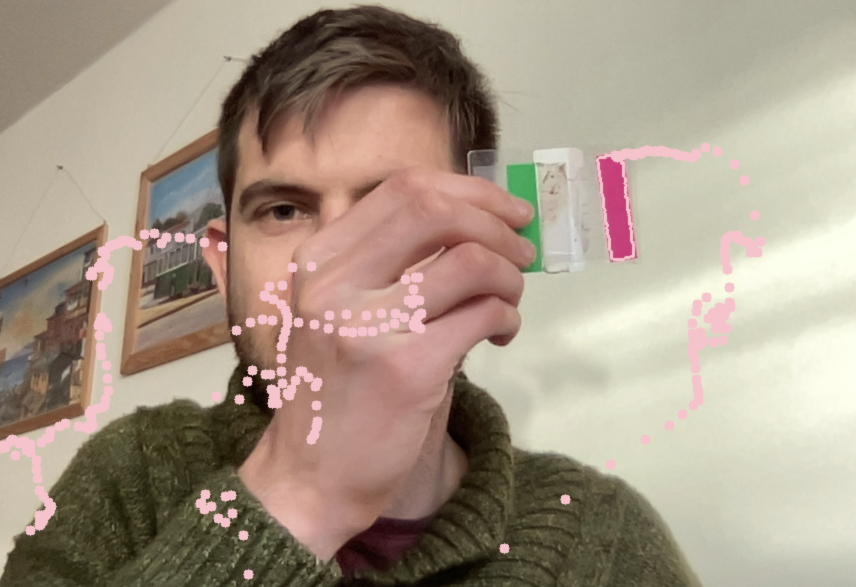
#> input picture imgs/draw.png, 1712 x 1174 px, given in place of the camera (shown at 1/2 size)
$ python drawOnScreen.py
#> lines starting #> are read from the running program, lines starting #| are printed output that depends on the picture; after the words box and inside, x2 and y2 are one past the last pixel; in counts of white or black regions, pixels touching at a corner belong together
#> further down, img is the input picture: shape (1174, 1712, 3); mean B, G, R 133.7, 150.4, 165.7
#> `imgHSV = cv2.cvtColor(img, cv2.COLOR_BGR2HSV)`: imgHSV: shape (1174, 1712, 3); mean H, S, V 27.4, 62.2, 166.3
#%%

import cv2
import numpy as np

ColorList = [[0, 47, 191, 179, 90, 255]]

myColors = [[203,192,255]]

#for drawing points
myPoints = []

def drawPoints(myPoints, myColors):
    for point in myPoints:
        cv2.circle(imgResult, (point[0], point[1]), 5, myColors[point[2]], cv2.FILLED)


def findColor(img, imgResult, ColorList):

    newPoints = []

    lower = np.array([ColorList[0][0:3]])
    upper = np.array([ColorList[0][3:6]])
    mask = cv2.inRange(img, lower, upper)
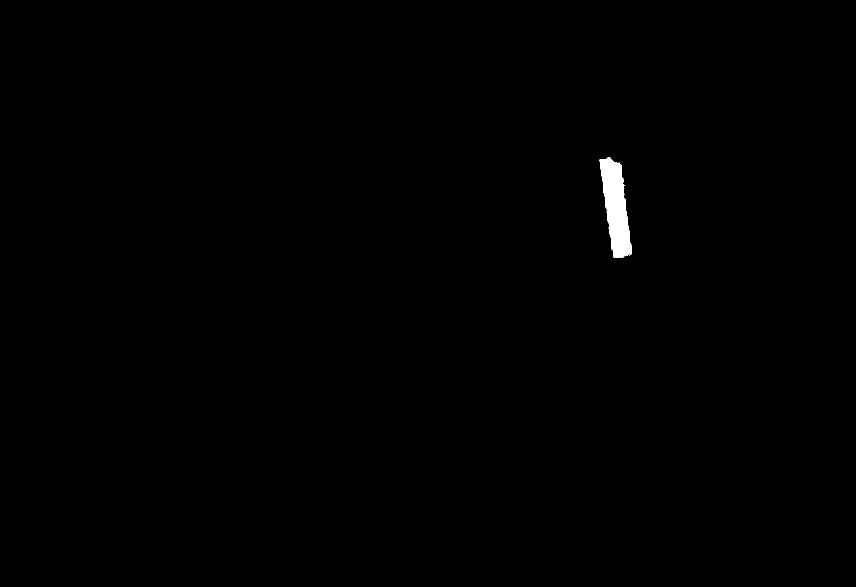
#> mask: shape (1174, 1712) (shown at 1/2 size); 0.38% white; 1 white region

    cv2.imshow("mask", mask)

    x,y = getContours(mask, imgResult)

    if x != 0 and y != 0:
        newPoints.append([x,y,0])

    return newPoints
    # cv2.circle(imgResult, (x,y), 10, myColors[0], cv2.FILLED)


def getContours(img, imgResult):
    contours, hierarchy = cv2.findContours(img, cv2.RETR_EXTERNAL, cv2.CHAIN_APPROX_NONE)
#> contours = 1 contour; box (x1, y1, x2, y2) and area: (1199, 315, 1263, 515) 7320
    x,y,w,h = 0,0,0,0

    for cnt in contours:
        area = cv2.contourArea(cnt)
        if area > 100:
            cv2.drawContours(imgResult, cnt, -1, myColors[0],2)
            peri = cv2.arcLength(cnt,True)
            approx = cv2.approxPolyDP(cnt,0.02*peri, True)
            x,y,w,h = cv2.boundingRect(approx)
#> this loop made 1 pass
#> (area, peri, x, y, w, h) on pass 1: (7320.5, 504.8, 1199, 315, 64, 200)
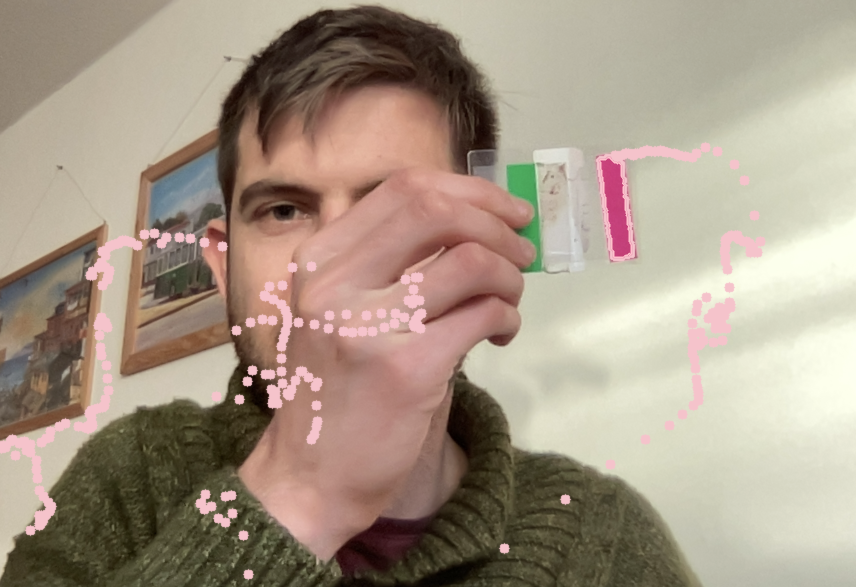
#> imgResult: shape (1174, 1712, 3) (shown at 1/2 size); 0.07% of pixels changed, all inside (x1, y1, x2, y2) = (1198, 314, 1264, 516)

    return x + w//2, y


cap = cv2.VideoCapture(0)

while True:
    success, img = cap.read()
    imgResult = img.copy()
    imgHSV = cv2.cvtColor(img, cv2.COLOR_BGR2HSV)
    newPoints = findColor(img, imgResult, ColorList)
#> in findColor, `x,y = getContours(mask, imgResult)`: x = 1231; y = 315
#> newPoints = [[1231, 315, 0]]
    if len(newPoints) > 0:
        for point in newPoints:
            myPoints.append(point)
#> this loop made 1 pass
#> after the loop, myPoints = [[1231, 315, 0]]
    if len(myPoints) > 0:
        drawPoints(myPoints, myColors)
#> the loop in drawPoints, `for point in myPoints:` made 1 pass
#> after the loop in drawPoints, `for point in myPoints:`: imgResult: shape (1174, 1712, 3); under 0.01% of pixels changed, all inside (x1, y1, x2, y2) = (1226, 310, 1237, 321)
    cv2.imshow("Video", imgResult)


    if cv2.waitKey(30) & 0xFF ==ord("q"):
#> (key q is pressed here)
        break

cv2.destroyAllWindows()
cv2.waitKey(1)
# %%
